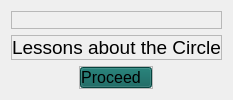
                                            <widget class="QWidget" name="page_14">
                                             <layout class="QVBoxLayout" name="verticalLayout_77">
                                              <item>
                                               <widget class="QFrame" name="frame_34">
                                                <property name="frameShape">
                                                 <enum>QFrame::StyledPanel</enum>
                                                </property>
                                                <property name="frameShadow">
                                                 <enum>QFrame::Raised</enum>
                                                </property>
                                                <layout class="QVBoxLayout" name="verticalLayout_79">
                                                 <property name="spacing">
                                                  <number>0</number>
                                                 </property>
                                                 <property name="leftMargin">
                                                  <number>0</number>
                                                 </property>
                                                 <property name="topMargin">
                                                  <number>0</number>
                                                 </property>
                                                 <property name="rightMargin">
                                                  <number>0</number>
                                                 </property>
                                                 <property name="bottomMargin">
                                                  <number>0</number>
                                                 </property>
                                                 <item>
                                                  <widget class="QLabel" name="label_9">
                                                   <property name="styleSheet">
                                                    <string notr="true">border-image: url(:/lessonIcons/lessonPhotos/circle_example.png);</string>
                                                   </property>
                                                   <property name="text">
                                                    <string/>
                                                   </property>
                                                  </widget>
                                                 </item>
                                                </layout>
                                               </widget>
                                              </item>
                                              <item>
                                               <widget class="QFrame" name="frame_44">
                                                <property name="frameShape">
                                                 <enum>QFrame::StyledPanel</enum>
                                                </property>
                                                <property name="frameShadow">
                                                 <enum>QFrame::Raised</enum>
                                                </property>
                                                <layout class="QVBoxLayout" name="verticalLayout_30">
                                                 <property name="spacing">
                                                  <number>0</number>
                                                 </property>
                                                 <property name="leftMargin">
                                                  <number>0</number>
                                                 </property>
                                                 <property name="topMargin">
                                                  <number>0</number>
                                                 </property>
                                                 <property name="rightMargin">
                                                  <number>0</number>
                                                 </property>
                                                 <property name="bottomMargin">
                                                  <number>0</number>
                                                 </property>
                                                 <item alignment="Qt::AlignTop">
                                                  <widget class="QLabel" name="label_25">
                                                   <property name="text">
                                                    <string>&lt;html&gt;&lt;head/&gt;&lt;body&gt;&lt;p align=&quot;justify&quot;&gt;&lt;span style=&quot; font-size:14pt;&quot;&gt;Lessons about the Circle&lt;/span&gt;&lt;/p&gt;&lt;/body&gt;&lt;/html&gt;</string>
                                                   </property>
                                                   <property name="textFormat">
                                                    <enum>Qt::RichText</enum>
                                                   </property>
                                                  </widget>
                                                 </item>
                                                </layout>
                                               </widget>
                                              </item>
                                              <item alignment="Qt::AlignHCenter|Qt::AlignVCenter">
                                               <widget class="QFrame" name="frame_100">
                                                <property name="frameShape">
                                                 <enum>QFrame::StyledPanel</enum>
                                                </property>
                                                <property name="frameShadow">
                                                 <enum>QFrame::Raised</enum>
                                                </property>
                                                <layout class="QVBoxLayout" name="verticalLayout_160">
                                                 <property name="spacing">
                                                  <number>0</number>
                                                 </property>
                                                 <property name="leftMargin">
                                                  <number>0</number>
                                                 </property>
                                                 <property name="topMargin">
                                                  <number>0</number>
                                                 </property>
                                                 <property name="rightMargin">
                                                  <number>0</number>
                                                 </property>
                                                 <property name="bottomMargin">
                                                  <number>0</number>
                                                 </property>
                                                 <item>
                                                  <widget class="QPushButton" name="proceedLesson1_1A_pushButton">
                                                   <property name="font">
                                                    <font>
                                                     <pointsize>12</pointsize>
                                                    </font>
                                                   </property>
                                                   <property name="styleSheet">
                                                    <string notr="true">#proceedLesson1_1A_pushButton{
	background-color: rgb(8, 94, 87);	
	padding-right: 10px;
}
#proceedLesson1_1A_pushButton:hover{
	background-color: rgb(4, 59, 54);
}
#proceedLesson1_1A_pushButton:pressed{
	background-color: rgb(150, 150, 150);
}

</string>
                                                   </property>
                                                   <property name="text">
                                                    <string>Proceed</string>
                                                   </property>
                                                   <property name="icon">
                                                    <iconset resource="res.qrc">
                                                     <normaloff>:/greenIcons/greenColorIcons/arrow-right.svg</normaloff>:/greenIcons/greenColorIcons/arrow-right.svg</iconset>
                                                   </property>
                                                   <property name="iconSize">
                                                    <size>
                                                     <width>60</width>
                                                     <height>60</height>
                                                    </size>
                                                   </property>
                                                  </widget>
                                                 </item>
                                                </layout>
                                               </widget>
                                              </item>
                                             </layout>
                                            </widget>
